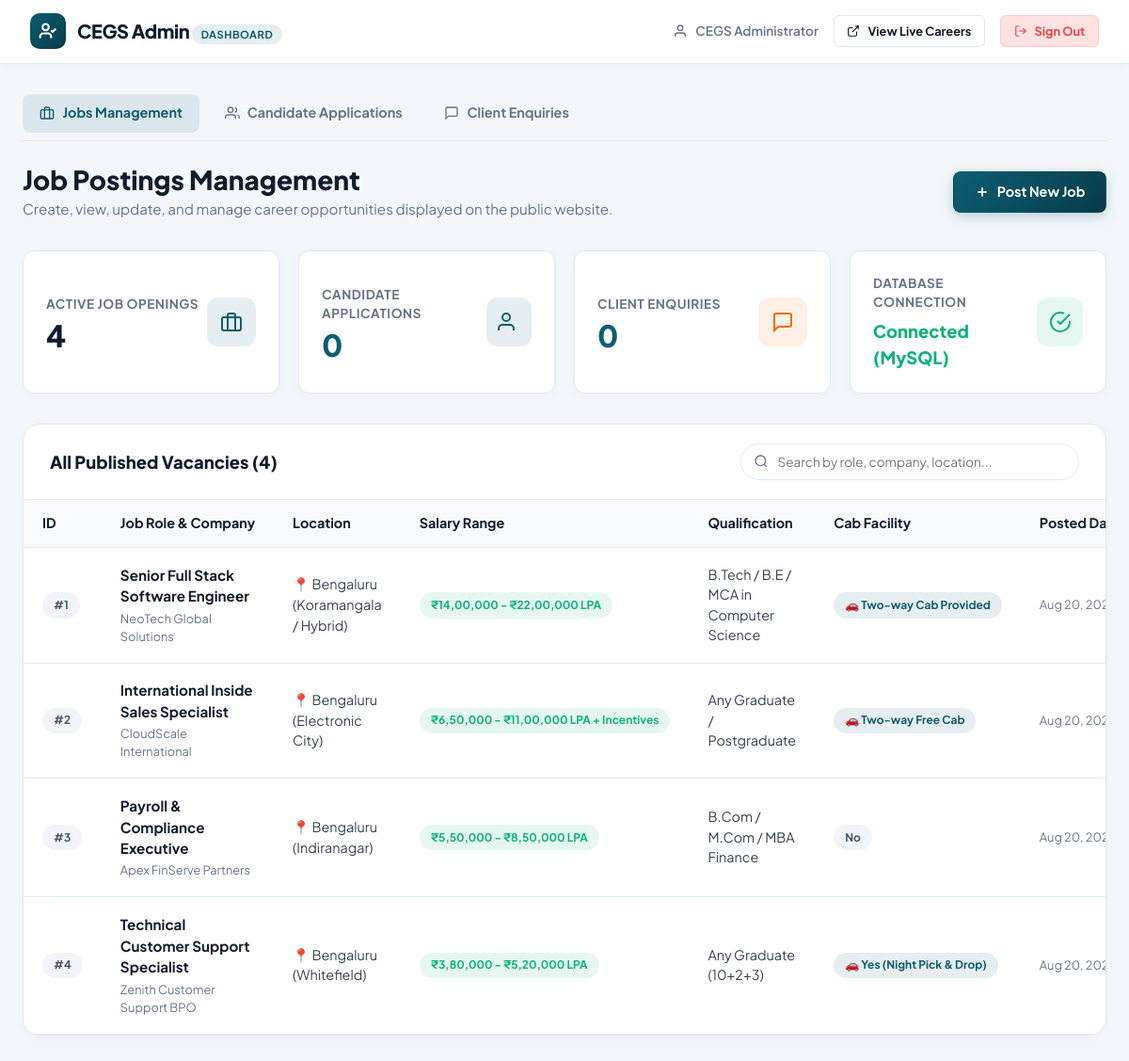
The page /admin/index.php (signed in) on the database its author committed.
### tables this page shows
CREATE TABLE IF NOT EXISTS `jobs` (
  `id` INT AUTO_INCREMENT PRIMARY KEY,
  `company_name` VARCHAR(255) NOT NULL,
  `job_role` VARCHAR(255) NOT NULL,
  `salary` VARCHAR(100) NOT NULL,
  `qualification` VARCHAR(255) NOT NULL,
  `language_required` VARCHAR(255) NOT NULL,
  `shift_details` VARCHAR(100) NOT NULL,
  `location` VARCHAR(255) NOT NULL,
  `cab_facility` VARCHAR(100) DEFAULT NULL,
  `additional_notes` TEXT DEFAULT NULL,
  `posted_date` TIMESTAMP DEFAULT CURRENT_TIMESTAMP
);

### db.php (called while the page is built, shortened)
<?php
function escapeHtml($str) {
    return htmlspecialchars((string)$str, ENT_QUOTES, 'UTF-8');
}
function formatRelativeDate($timestamp) {
    $time = strtotime($timestamp);
    $diff = time() - $time;
    return date('M d, Y', $time);
}
?>

### admin/index.php (the view, shortened to what this page needs)
<?php
require_once __DIR__ . '/../db.php';
$pdo = getDBConnection();
$jobs = [];
$totalJobs = 0;
$totalCandidates = 0;
$totalEnquiries = 0;
$search = isset($_GET['search']) ? trim($_GET['search']) : '';
if ($pdo) {
    try {
        try {
            $totalCandidates = (int)$pdo->query("SELECT COUNT(*) FROM candidate_applications")->fetchColumn();
        } catch (PDOException $e) {
        }
        try {
            $totalEnquiries = (int)$pdo->query("SELECT COUNT(*) FROM client_enquiries")->fetchColumn();
        } catch (PDOException $e) {
        }
        if (!empty($search)) {
            $stmt = $pdo->prepare("SELECT * FROM jobs WHERE company_name LIKE :s OR job_role LIKE :s OR location LIKE :s OR qualification LIKE :s ORDER BY posted_date DESC");
            $stmt->execute([':s' => "%{$search}%"]);
            $jobs = $stmt->fetchAll(PDO::FETCH_ASSOC);
        } else {
            $stmt = $pdo->query("SELECT * FROM jobs ORDER BY posted_date DESC");
            $jobs = $stmt->fetchAll(PDO::FETCH_ASSOC);
        }
        $totalJobs = count($jobs);
    } catch (PDOException $e) {
        $error = "Error fetching jobs: " . $e->getMessage();
    }
}
?>
<!DOCTYPE html>
<html lang="en">
<head>
  <link rel="stylesheet" href="admin.css">
</head>
<body>
  <header class="admin-navbar">
    <a href="index.php" class="admin-brand">
      <div class="admin-brand-icon">
        <svg width="20" height="20" viewBox="0 0 24 24" fill="none" stroke="currentColor" stroke-width="2.5"><path d="M16 21v-2a4 4 0 0 0-4-4H6a4 4 0 0 0-4 4v2"></path><circle cx="9" cy="7" r="4"></circle><polyline points="16 11 18 13 22 9"></polyline></svg>
      </div>
      <div>
        <span class="admin-brand-title">CEGS Admin</span>
        <span class="admin-brand-badge">Dashboard</span>
      </div>
    </a>
    <div class="admin-nav-links">
      <div class="admin-nav-user">
        <svg width="16" height="16" viewBox="0 0 24 24" fill="none" stroke="currentColor" stroke-width="2"><path d="M20 21v-2a4 4 0 0 0-4-4H8a4 4 0 0 0-4 4v2"></path><circle cx="12" cy="7" r="4"></circle></svg>
        <span><?php echo escapeHtml($_SESSION['cegs_admin_name'] ?? 'Admin'); ?></span>
      </div>
      <a href="../../index.html#careers" target="_blank" class="btn btn-outline btn-sm">
        <svg width="14" height="14" viewBox="0 0 24 24" fill="none" stroke="currentColor" stroke-width="2"><path d="M18 13v6a2 2 0 0 1-2 2H5a2 2 0 0 1-2-2V8a2 2 0 0 1 2-2h6"></path><polyline points="15 3 21 3 21 9"></polyline><line x1="10" y1="14" x2="21" y2="3"></line></svg>
        <span>View Live Careers</span>
      </a>
      <a href="logout.php" class="btn btn-danger btn-sm">
        <svg width="14" height="14" viewBox="0 0 24 24" fill="none" stroke="currentColor" stroke-width="2"><path d="M9 21H5a2 2 0 0 1-2-2V5a2 2 0 0 1 2-2h4"></path><polyline points="16 17 21 12 16 7"></polyline><line x1="21" y1="12" x2="9" y2="12"></line></svg>
        <span>Sign Out</span>
      </a>
    </div>
  </header>
  <main class="admin-container">
    <nav class="admin-subnav">
      <a href="index.php" class="admin-subnav-link active">
        <svg width="16" height="16" viewBox="0 0 24 24" fill="none" stroke="currentColor" stroke-width="2"><rect x="2" y="7" width="20" height="14" rx="2" ry="2"></rect><path d="M16 21V5a2 2 0 0 0-2-2h-4a2 2 0 0 0-2 2v16"></path></svg>
        <span>Jobs Management</span>
      </a>
      <a href="candidates.php" class="admin-subnav-link">
        <svg width="16" height="16" viewBox="0 0 24 24" fill="none" stroke="currentColor" stroke-width="2"><path d="M17 21v-2a4 4 0 0 0-4-4H5a4 4 0 0 0-4 4v2"></path><circle cx="9" cy="7" r="4"></circle><path d="M23 21v-2a4 4 0 0 0-3-3.87"></path><path d="M16 3.13a4 4 0 0 1 0 7.75"></path></svg>
        <span>Candidate Applications</span>
      </a>
      <a href="enquiries.php" class="admin-subnav-link">
        <svg width="16" height="16" viewBox="0 0 24 24" fill="none" stroke="currentColor" stroke-width="2"><path d="M21 15a2 2 0 0 1-2 2H7l-4 4V5a2 2 0 0 1 2-2h14a2 2 0 0 1 2 2z"></path></svg>
        <span>Client Enquiries</span>
      </a>
    </nav>
    <div class="admin-page-header">
      <div>
        <h1 class="admin-page-title">Job Postings Management</h1>
        <p class="admin-page-desc">Create, view, update, and manage career opportunities displayed on the public website.</p>
      </div>
      <a href="add-job.php" class="btn btn-primary">
        <svg width="16" height="16" viewBox="0 0 24 24" fill="none" stroke="currentColor" stroke-width="2.5"><line x1="12" y1="5" x2="12" y2="19"></line><line x1="5" y1="12" x2="19" y2="12"></line></svg>
        <span>Post New Job</span>
      </a>
    </div>
    <div class="admin-stats-grid">
      <div class="stat-card">
        <div class="stat-info">
          <h4>Active Job Openings</h4>
          <div class="stat-number"><?php echo $totalJobs; ?></div>
        </div>
        <div class="stat-icon teal">
          <svg width="24" height="24" viewBox="0 0 24 24" fill="none" stroke="currentColor" stroke-width="2"><rect x="2" y="7" width="20" height="14" rx="2" ry="2"></rect><path d="M16 21V5a2 2 0 0 0-2-2h-4a2 2 0 0 0-2 2v16"></path></svg>
        </div>
      </div>
      <div class="stat-card">
        <div class="stat-info">
          <h4>Candidate Applications</h4>
          <div class="stat-number" style="color: #0d5e72;">
            <?php echo $totalCandidates; ?>
          </div>
        </div>
        <div class="stat-icon teal">
          <svg width="24" height="24" viewBox="0 0 24 24" fill="none" stroke="currentColor" stroke-width="2"><path d="M17 21v-2a4 4 0 0 0-4-4H5a4 4 0 0 0-4 4v2"></path><circle cx="9" cy="7" r="4"></circle></svg>
        </div>
      </div>
      <div class="stat-card">
        <div class="stat-info">
          <h4>Client Enquiries</h4>
          <div class="stat-number" style="color: #0d5e72;">
            <?php echo $totalEnquiries; ?>
          </div>
        </div>
        <div class="stat-icon orange">
          <svg width="24" height="24" viewBox="0 0 24 24" fill="none" stroke="currentColor" stroke-width="2"><path d="M21 15a2 2 0 0 1-2 2H7l-4 4V5a2 2 0 0 1 2-2h14a2 2 0 0 1 2 2z"></path></svg>
        </div>
      </div>
      <div class="stat-card">
        <div class="stat-info">
          <h4>Database Connection</h4>
          <div style="font-size: 1.15rem; font-weight: 800; color: #0bb379; margin-top: 0.25rem;">
            <?php echo $pdo ? 'Connected (MySQL)' : 'Disconnected'; ?>
          </div>
        </div>
        <div class="stat-icon green">
          <svg width="24" height="24" viewBox="0 0 24 24" fill="none" stroke="currentColor" stroke-width="2"><path d="M22 11.08V12a10 10 0 1 1-5.93-9.14"></path><polyline points="22 4 12 14.01 9 11.01"></polyline></svg>
        </div>
      </div>
    </div>
    <div class="admin-card">
      <div class="admin-card-header">
        <div class="admin-card-title">All Published Vacancies (<?php echo $totalJobs; ?>)</div>
        <form method="GET" action="index.php" class="admin-search-bar">
          <input type="text" name="search" class="admin-search-input" placeholder="Search by role, company, location..." value="<?php echo escapeHtml($search); ?>" />
        </form>
      </div>
      <div class="table-responsive">
        <table class="admin-table">
          <thead>
            <tr>
              <th>ID</th>
              <th>Job Role & Company</th>
              <th>Location</th>
              <th>Salary Range</th>
              <th>Qualification</th>
              <th>Cab Facility</th>
              <th>Posted Date</th>
            </tr>
          </thead>
          <tbody>
            <?php if (empty($jobs)): ?>
              <tr>
                <td colspan="8" style="text-align: center; padding: 3rem 1rem; color: #64748b;">
                  <div style="font-size: 2rem; margin-bottom: 0.5rem;">📋</div>
                  <h4 style="color: #0f1c2d; margin-bottom: 0.25rem;">No job postings found</h4>
                  <p style="font-size: 0.85rem; margin-bottom: 1rem;">Start by adding your first recruitment opening.</p>
                  <a href="add-job.php" class="btn btn-primary btn-sm">Add First Job</a>
                </td>
              </tr>
            <?php else: ?>
              <?php foreach ($jobs as $job): ?>
                <tr>
                  <td><span class="badge badge-gray">#<?php echo escapeHtml($job['id']); ?></span></td>
                  <td>
                    <div class="job-role-cell"><?php echo escapeHtml($job['job_role']); ?></div>
                    <div class="job-company-cell"><?php echo escapeHtml($job['company_name']); ?></div>
                  </td>
                  <td>
                    <span style="display: flex; align-items: center; gap: 0.3rem;">
                      📍 <?php echo escapeHtml($job['location']); ?>
                    </span>
                  </td>
                  <td>
                    <span class="badge badge-green"><?php echo escapeHtml($job['salary']); ?></span>
                  </td>
                  <td><?php echo escapeHtml($job['qualification']); ?></td>
                  <td>
                    <?php if (!empty($job['cab_facility']) && strtolower(trim($job['cab_facility'])) !== 'no'): ?>
                      <span class="badge badge-teal">🚗 <?php echo escapeHtml($job['cab_facility']); ?></span>
                    <?php else: ?>
                      <span class="badge badge-gray">No</span>
                    <?php endif; ?>
                  </td>
                  <td style="color: #64748b; font-size: 0.8rem;">
                    <?php echo formatRelativeDate($job['posted_date']); ?>
                  </td>
                </tr>
              <?php endforeach; ?>
            <?php endif; ?>
          </tbody>
        </table>
      </div>
    </div>
  </main>
</body>
</html>

### rows shown on the page
jobs: id "1", job_role "Senior Full Stack Software Engineer", company_name "NeoTech Global Solutions", location "Bengaluru (Koramangala / Hybrid)", salary "₹14,00,000 - ₹22,00,000 LPA", qualification "B.Tech / B.E / MCA in Computer Science", cab_facility "Two-way Cab Provided", posted_date "Aug 20,…"
jobs: id "2", job_role "International Inside Sales Specialist", company_name "CloudScale International", location "Bengaluru (Electronic City)", salary "₹6,50,000 - ₹11,00,000 LPA + Incentives", qualification "Any Graduate / Postgraduate", cab_facility "Two-way Free Cab", posted_date "Aug 20,…"
jobs: id "3", job_role "Payroll & Compliance Executive", company_name "Apex FinServe Partners", location "Bengaluru (Indiranagar)", salary "₹5,50,000 - ₹8,50,000 LPA", qualification "B.Com / M.Com / MBA Finance", cab_facility "No", posted_date "Aug 20,…"
jobs: id "4", job_role "Technical Customer Support Specialist", company_name "Zenith Customer Support BPO", location "Bengaluru (Whitefield)", salary "₹3,80,000 - ₹5,20,000 LPA", qualification "Any Graduate (10+2+3)", cab_facility "Yes (Night Pick & Drop)", posted_date "Aug 20,…"

### other values the page prints
escapeHtml($_SESSION['cegs_admin_name'] ?? 'Admin') "CEGS Administrator"
$totalJobs "4"
$totalCandidates "0"
$totalEnquiries "0"
